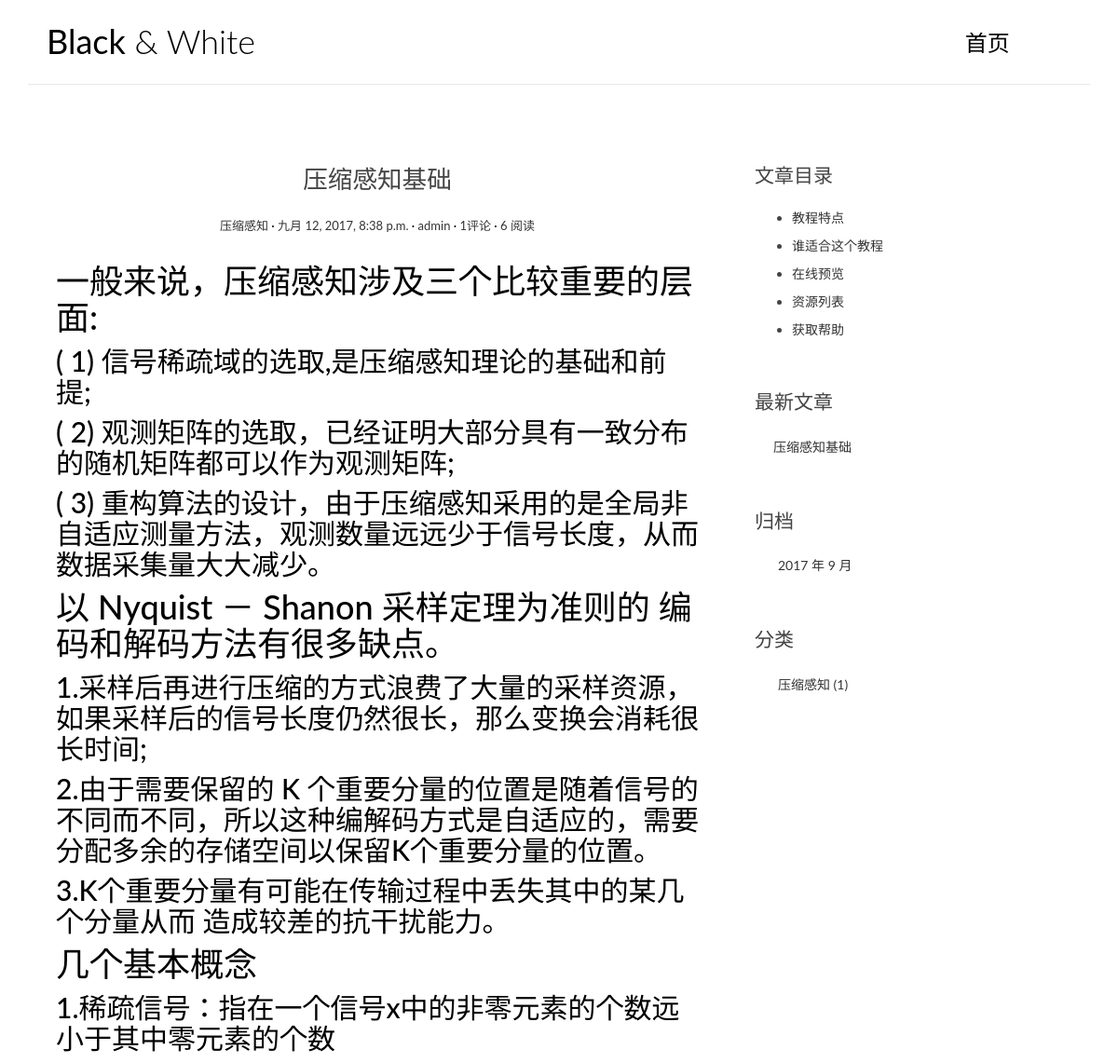
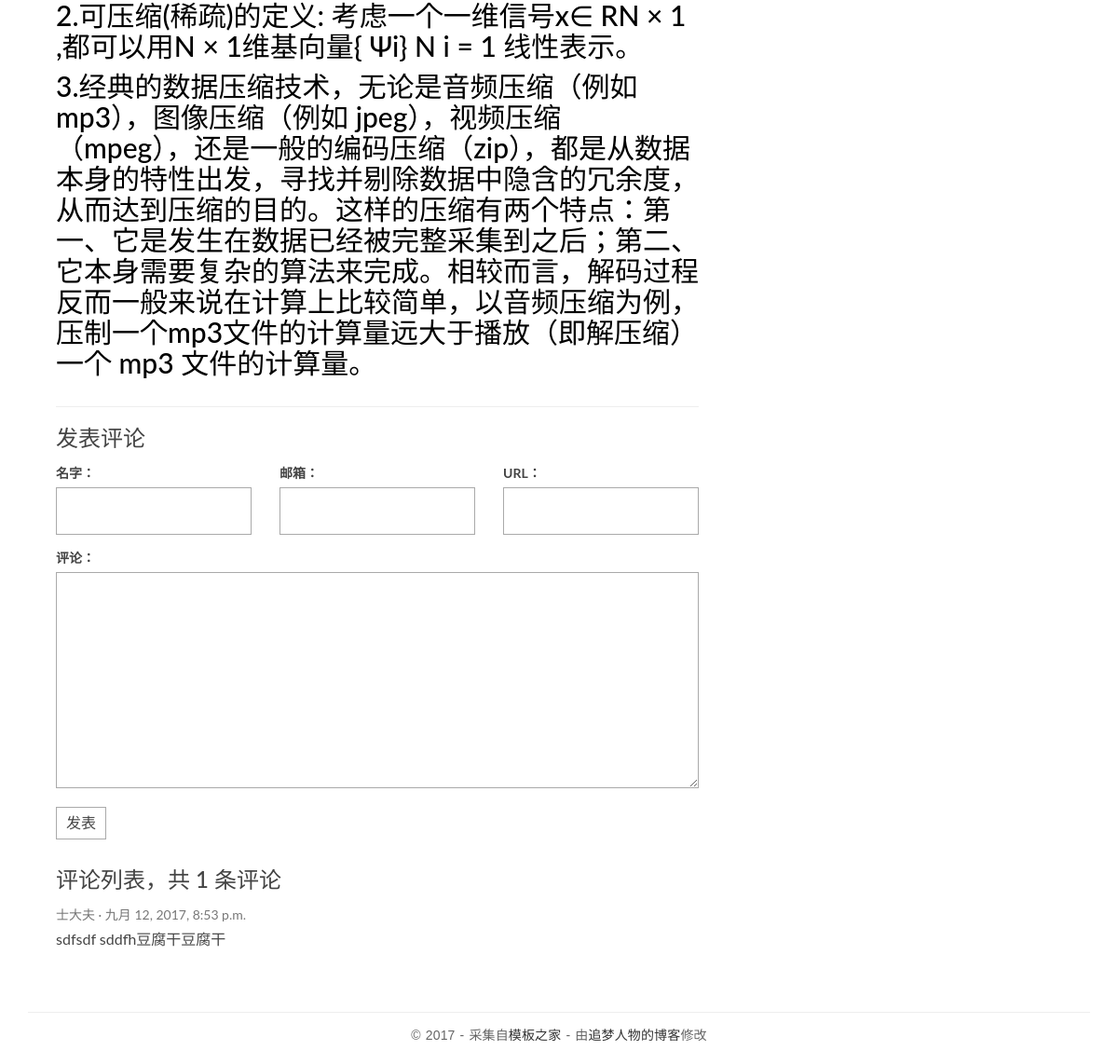
The app's page /post/4/ with its own data (2 pictures, top to bottom).
### blog/models.py (models this page shows, shortened)
@python_2_unicode_compatible
class Post(models.Model):
    title = models.CharField(max_length=70)
    body = models.TextField()
    created_time = models.DateTimeField()
    modified_time = models.DateTimeField()
    excerpt = models.CharField(max_length=200, blank=True)
    views = models.PositiveIntegerField(default=0)
    category = models.ForeignKey(Category)
    tags = models.ManyToManyField(Tag, blank=True)
    author = models.ForeignKey(User)
    def get_absolute_url(self):
        return reverse('blog:detail', kwargs={'pk': self.pk})
    def increase_views(self):
        self.views += 1
        self.save(update_fields=['views'])
    class Meta:
        ordering = ['-created_time']

@python_2_unicode_compatible
class Category(models.Model):
    name = models.CharField(max_length=100)

### comments/models.py (models this page shows, shortened)
@python_2_unicode_compatible
class Comment(models.Model):
    name = models.CharField(max_length=100)
    email = models.EmailField(max_length=255)
    url = models.URLField(blank=True)
    text = models.TextField()
    created_time = models.DateTimeField(auto_now_add=True)
    post = models.ForeignKey('blog.Post')

### blog/views.py (the view)
# urls.py: url(r'^post/(?P<pk>[0-9]+)/$', views.detail, name='detail'),
def detail(request, pk):
    post = get_object_or_404(Post, pk=pk)
    post.increase_views()
    post.body = markdown.markdown(post.body,
                                  extensions=[
                                      'markdown.extensions.extra',
                                      'markdown.extensions.codehilite',
                                      'markdown.extensions.toc',
                                  ])
    form = CommentForm()
    comment_list = post.comment_set.all()
    context = {'post': post,
               'form': form,
               'comment_list': comment_list
               }
    return render(request, 'blog/detail.html', context=context)

### comments/forms.py
class CommentForm(forms.ModelForm):
    class Meta:
        model = Comment
        fields = ['name', 'email', 'url', 'text']

### blog/templatetags/blog_tags.py (called while the page is built)
@register.simple_tag
def get_recent_posts(num=5):
    return Post.objects.all().order_by('-created_time')[:num]

@register.simple_tag
def archives():
    return Post.objects.dates('created_time', 'month', order='DESC')

@register.simple_tag
def get_categories():
    return Category.objects.annotate(num_posts=Count('post')).filter(num_posts__gt=0)

### templates/blog/detail.html (shortened to what this page needs)
{% extends 'base.html' %}
{% block main %}
    <article class="post post-{{ post.pk }}">
        <header class="entry-header">
            <h1 class="entry-title">{{ post.title }}</h1>
            <div class="entry-meta">
              <span class="post-category"><a href="#">{{ post.category.name }}</a></span>
              <span class="post-date"><a><time class="entry-date"
                                                        datetime="{{ post.created_time }}">{{ post.created_time }}</time></a></span>
              <span class="post-author"><a>{{ post.author }}</a></span>
              <span class="comments-link"><a href="#comment">{{ post.comment_set.count }}评论</a></span>
              <span class="views-count"><a>{{ post.views }} 阅读</a></span>
            </div>
        </header>
  <div class="entry-content clearfix">
    {{ post.body|safe }}
  </div>
</article>
                <section class="comment-area" id="comment-area">
                    <hr>
                    <h3>发表评论</h3>
                    <form action="{% url 'comments:post_comment' post.pk %}" method="post" class="comment-form">
                        <div class="row">
                            <div class="col-md-4">
                                <label for="{{ form.name.id_for_label }}">名字：</label>
                                      {{ form.name }}
                            </div>
                        <div class="col-md-4">
                         <label for="{{ form.email.id_for_label }}">邮箱：</label>
                                        {{ form.email }}
                        </div>
                        <div class="col-md-4">
                          <label for="{{ form.url.id_for_label }}">URL：</label>
                          {{ form.url }}
                        </div>
                        <div class="col-md-12">
                          <label for="{{ form.text.id_for_label }}">评论：</label>
                          {{ form.text }}
                          <button type="submit" class="comment-btn">发表</button>
                        </div>
                      </div>
                    </form>
                    <div  class="comment-list-panel"><a name="comment"></a>
                        <h3>评论列表，共 <span>{{ post.comment_set.count }}</span> 条评论</h3>
                        <ul  class="comment-list list-unstyled">
                          {% for comment in comment_list %}
                          <li class="comment-item">
                            <span class="nickname">{{ comment.name }}</span>
                            <time class="submit-date">{{ comment.created_time }}</time>
                            <div class="text">
                              {{ comment.text }}
                            </div>
                          </li>
                          {% empty %}
                          暂无评论
                          {% endfor %}
                        </ul>
                    </div>
                </section>
{% endblock main %}
{% block toc %}
                <div class="widget widget-content">
                    <h3 class="widget-title">文章目录</h3>
                    <ul>
                        <li>
                            <a href="#">教程特点</a>
                        </li>
                        <li>
                            <a href="#">谁适合这个教程</a>
                        </li>
                        <li>
                            <a href="#">在线预览</a>
                        </li>
                        <li>
                            <a href="#">资源列表</a>
                        </li>
                        <li>
                            <a href="#">获取帮助</a>
                        </li>
                    </ul>
                </div>
{% endblock toc %}

### templates/base.html (shortened to what this page needs)
{% load staticfiles %}
{% load blog_tags %}
<!DOCTYPE html>
<html>
  <head>
      <link rel="stylesheet" href="http://code.ionicframework.com/ionicons/2.0.1/css/ionicons.min.css">
      <link rel="stylesheet" href="{% static 'blog/css/bootstrap.min.css' %}">
      <link rel="stylesheet" href="{% static 'blog/css/pace.css' %}">
      <link rel="stylesheet" href="{% static 'blog/css/custom.css' %}">
      <link rel="stylesheet" href="{% static 'blog/css/highlights/github.css' %}">
  </head>
<body>
<div class="container">
    <header id="site-header">
        <div class="row">
            <div class="col-md-4 col-sm-5 col-xs-8">
                <div class="logo">
                    <h1><a href="{% url 'blog:index' %}"><b>Black</b> &amp; White</a></h1>
                </div>
            </div>
            <div class="col-md-8 col-sm-7 col-xs-4">
                <nav class="main-nav" role="navigation">
                    <div class="collapse navbar-collapse" id="bs-example-navbar-collapse-1">
                        <ul class="nav navbar-nav navbar-right">
                            <li class="cl-effect-11"><a href="{% url 'blog:index' %}" data-hover="首页">首页</a></li>
                        </ul>
                    </div>
                </nav>
            </div>
        </div>
    </header>
</div>
<div class="content-body">
    <div class="container">
        <div class="row">
            <main class="col-md-8">
    {% block main %}
    {% endblock main %}
</main>
            <aside class="col-md-4">
                {% block toc %}
                {% endblock toc %}
                <div class="widget widget-recent-posts">
                  <h3 class="widget-title">最新文章</h3>
                  {% get_recent_posts as recent_post_list %}
                  <ul>
                    {% for post in recent_post_list %}
                    <li>
                      <a href="{{ post.get_absolute_url }}">{{ post.title }}</a>
                    </li>
                    {% empty %}
                    暂无文章！
                    {% endfor %}
                  </ul>
                </div>
                <div class="widget widget-archives">
                      <h3 class="widget-title">归档</h3>
                      {% archives as date_list %}
                      <ul>
                        {% for date in date_list %}
                        <li>
                          <a href="{% url 'blog:archives' date.year date.month %}">{{ date.year }} 年 {{ date.month }}
                              月</a>
                        </li>
                        {% empty %}
                        暂无归档！
                        {% endfor %}
                      </ul>
                </div>
                <div class="widget widget-category">
                  <h3 class="widget-title">分类</h3>
                  {% get_categories as category_list %}
                  <ul>
                    {% for category in category_list %}
                    <li>
                      <a href="{% url 'blog:category' category.pk %}">{{ category.name }}
                          <span class="post-count">({{ category.num_posts }})</span></a>
                    </li>
                    {% empty %}
                    暂无分类！
                    {% endfor %}
                  </ul>
                </div>
        </div>
    </div>
</div>
<footer id="site-footer">
    <div class="container">
        <div class="row">
            <div class="col-md-12">
                <p class="copyright">&copy 2017 - 采集自<a href="http://www.cssmoban.com/"
                                                        target="_blank" title="模板之家">模板之家</a>
                    - 由<a href="http://zmrenwu.com/" title="网页模板" target="_blank">追梦人物的博客</a>修改
                </p>
            </div>
        </div>
    </div>
</footer>
</body>
</html>

### blog/static/blog/css/custom.css (style rules this page uses)
* { outline: none; }
h1, h2, h3, h4, h5, h6 { margin-top: 0; }
b { font-weight: 400; }
a { color: #333; }
body { color: #444; font-family: 'Lato', sans-serif; }
p { font-family: 'Ubuntu', sans-serif; font-weight: 400; word-spacing: 1px; letter-spacing: 0.01em; }
#site-header { background-color: #FFF; padding: 25px 20px; margin-bottom: 40px; border-bottom: 1px solid #e7e7e7; }
.logo h1 a { color: #000; }
.logo h1 { margin: 0; font-family: 'Lato', sans-serif; font-weight: 300; }
.main-nav { margin-top: 11px; max-width: 95%; }
.main-nav a { color: #000000 !important; padding: 0 0 5px 0 !important; margin-right: 30px; font-family: 'Lato', sans-serif; font-weight: 300; font-size: 24px; }
.cl-effect-11 a { padding: 10px 0; color: #0972b4; text-shadow: none; }
.cl-effect-11 a::before { position: absolute; top: 0; left: 0; overflow: hidden; padding: 0 0 5px 0 !important; max-width: 0; border-bottom: 1px solid #000; color: #000; content: attr(data-hover); white-space: nowrap; -webkit-transition: max-width 0.5s; -moz-transition: max-width 0.5s; transition: max-width 0.5s; }
.content-body { padding-bottom: 4em; }
.post { background: #fff; padding: 30px 30px 0; }
.entry-title { text-align: center; font-size: 1.9em; margin-bottom: 20px; line-height: 1.6; padding: 10px 20px 0; }
.entry-meta { text-align: center; color: #DDDDDD; font-size: 13px; margin-bottom: 30px; }
.entry-content { font-size: 18px; line-height: 1.9; font-weight: 300; color: #000; }
.post-category::after, .post-date::after, .post-author::after, .comments-link::after { content: ' ·'; color: #000; }
.widget { background: #fff; padding: 30px 0 0; }
.widget-title { font-size: 1.5em; margin-bottom: 20px; line-height: 1.6; padding: 10px 0 0; font-weight: 400; }
.widget-recent-posts ul { padding: 0; margin: 0; padding-left: 20px; }
.widget-recent-posts ul li { list-style-type: none; position: relative; line-height: 170%; margin-bottom: 10px; }
.widget-recent-posts ul li::before { content: '\f3d3'; font-family: "Ionicons"; position: absolute; left: -17px; top: 3px; font-size: 16px; color: #000; }
.widget-archives ul { padding: 0; margin: 0; padding-left: 25px; }
.widget-archives ul li { list-style-type: none; position: relative; line-height: 170%; margin-bottom: 10px; }
.widget-archives ul li::before { content: '\f3f3'; font-family: "Ionicons"; position: absolute; left: -25px; top: 1px; font-size: 16px; color: #000; }
.widget-category ul { padding: 0; margin: 0; padding-left: 25px; }
.widget-category ul li { list-style-type: none; position: relative; line-height: 170%; margin-bottom: 10px; }
.widget-category ul li::before { content: '\f3fe'; font-family: "Ionicons"; position: absolute; left: -25px; top: 1px; font-size: 18px; color: #000; }
.widget-content ul li { margin-bottom: 10px; }
#site-footer { padding-top: 10px; padding: 0 0 1.5em 0; }
.copyright { text-align: center; padding-top: 1em; margin: 0; border-top: 1px solid #eee; color: #666; }
.contact-form input, .comment-form input { border: 1px solid #aaa; margin-bottom: 15px; width: 100%; padding: 15px 15px; font-size: 16px; line-height: 100%; transition: 0.4s border-color linear; }
.contact-form textarea, .comment-form textarea { border: 1px solid #aaa; margin-bottom: 15px; width: 100%; padding: 15px 15px; font-size: 16px; line-height: 20px !important; min-height: 183px; transition: 0.4s border-color linear; }
.comment-area { padding: 0 30px 0; }
.comment-form { margin-top: 15px; }
.comment-form .comment-btn { background-color: #fff; border: 1px solid #aaa; font-size: 16px; padding: 5px 10px; }
.comment-list-panel { margin-top: 30px; }
.comment-list { margin-top: 15px; }
.comment-item .nickname, .comment-item .submit-date { color: #777; font-size: 14px; }
.comment-item .nickname:after { content: ' ·'; }
.comment-item .text { padding-top: 5px; font-size: 16px; }

### records on screen
Post: title "压缩感知基础", category.name "压缩感知", created_time "九月 12, 2017, 8:38 p.m.", author "admin", comment_set.count "1", views "6", body "一般来说，压缩感知涉及三个比较重要的层面: ( 1) 信号稀疏域的选取,是压缩感知理论的基础和前提; ( 2) 观测矩阵的选取，已经证明大部分具有一致分布的随机矩阵都可以作为观测矩阵; ( 3) 重构算法的设计，由于压缩感知采用的是全局非自适应测量方法，观测数量远远少于信号长度，从而数据采集量大大减少。 以 Nyquist － Shanon 采样定理为准则的 编码和解码方法有很多缺点。 1.采样后再进行压缩的方式浪费了大量的采样资源，如果采样后的信号长度仍然很长，那么变换会消耗很长时间; 2.由于需要保留的 K 个重要分量的位置是随着信号的不同而不同，所以这种编解码方式是自适应的，需要分配多余的存储空间以保留K个重要分量的位置。 3.K个重要分量有可能在传输过程中丢失其中的某几个分量从而 造成较差的抗干扰能力。 几个基本概念 1.稀疏信号：指在一个信号x中的非零元素的个数远小于其中零元素的个数 2.可压缩(稀疏)的定义: 考虑一个一维信号x∈ RN × 1 ,都可以用N × 1维基向量{ Ψi} N i = 1 线性表示。 3.经典的数据压缩技术，无论是音频压缩（例如 mp3），图像压缩（例如 jpeg），视频压缩（mpeg），还是一般的编码压缩（zip），都是从数据本身的特性出发，寻找并剔除数据中隐含的冗余度，从而达到压缩的目的。这样的压缩有两个特点：第一、它是发生在数据已经被完整采集到之后；第二、它本身需要复杂的算法来完成。相较而言，解码过程反而一般来说在计算上比较简单，以音频压缩为例，压制一个mp3文件的计算量远大于播放（即解压缩）一个 mp3 文件的计算量。"
Comment: name "士大夫", created_time "九月 12, 2017, 8:53 p.m.", text "sdfsdf sddfh豆腐干豆腐干"
Category: name "压缩感知", num_posts "1"

### other values on screen
{{ date.year }} "2017"
{{ date.month }} "9"
